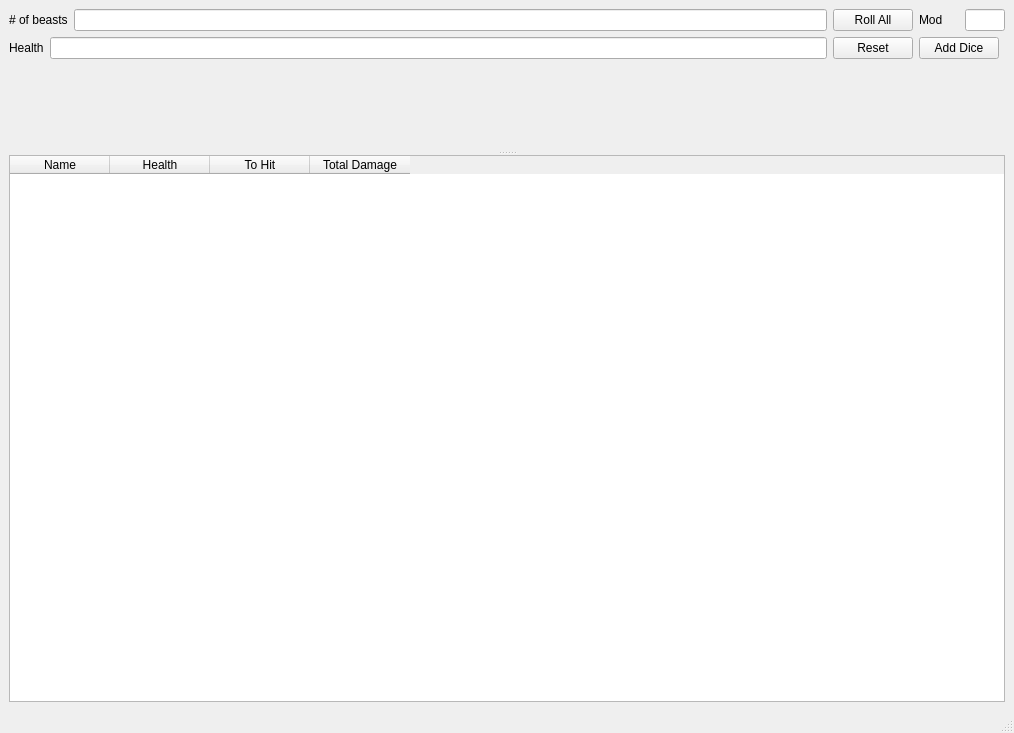
<?xml version="1.0" encoding="UTF-8"?>
<ui version="4.0">
 <class>MainWindow</class>
 <widget class="QMainWindow" name="MainWindow">
  <property name="geometry">
   <rect>
    <x>0</x>
    <y>0</y>
    <width>1014</width>
    <height>733</height>
   </rect>
  </property>
  <property name="windowTitle">
   <string>MainWindow</string>
  </property>
  <widget class="QWidget" name="centralwidget">
   <layout class="QGridLayout" name="gridLayout_2">
    <item row="0" column="0">
     <widget class="QSplitter" name="splitter">
      <property name="orientation">
       <enum>Qt::Vertical</enum>
      </property>
      <widget class="QWidget" name="">
       <layout class="QHBoxLayout" name="horizontalLayout_5">
        <item>
         <layout class="QVBoxLayout" name="spacerCont">
          <item>
           <layout class="QGridLayout" name="gridLayout">
            <property name="sizeConstraint">
             <enum>QLayout::SetDefaultConstraint</enum>
            </property>
            <item row="0" column="0">
             <layout class="QVBoxLayout" name="verticalLayout">
              <item>
               <layout class="QHBoxLayout" name="horizontalLayout">
                <item>
                 <widget class="QLabel" name="nBeasts">
                  <property name="text">
                   <string># of beasts</string>
                  </property>
                 </widget>
                </item>
                <item>
                 <widget class="QLineEdit" name="nBeastsIn"/>
                </item>
               </layout>
              </item>
              <item>
               <layout class="QHBoxLayout" name="horizontalLayout_2">
                <item>
                 <widget class="QLabel" name="health">
                  <property name="text">
                   <string>Health</string>
                  </property>
                 </widget>
                </item>
                <item>
                 <widget class="QLineEdit" name="healthIn"/>
                </item>
               </layout>
              </item>
             </layout>
            </item>
            <item row="0" column="1">
             <layout class="QVBoxLayout" name="verticalLayout_2">
              <item>
               <widget class="QPushButton" name="rollAll">
                <property name="text">
                 <string>Roll All</string>
                </property>
               </widget>
              </item>
              <item>
               <widget class="QPushButton" name="reset">
                <property name="text">
                 <string>Reset</string>
                </property>
               </widget>
              </item>
             </layout>
            </item>
            <item row="0" column="2">
             <layout class="QVBoxLayout" name="verticalLayout_3">
              <item>
               <layout class="QHBoxLayout" name="horizontalLayout_3">
                <item>
                 <widget class="QLabel" name="label">
                  <property name="maximumSize">
                   <size>
                    <width>40</width>
                    <height>16777215</height>
                   </size>
                  </property>
                  <property name="text">
                   <string>Mod</string>
                  </property>
                 </widget>
                </item>
                <item>
                 <widget class="QLineEdit" name="toHitMod">
                  <property name="maximumSize">
                   <size>
                    <width>40</width>
                    <height>16777215</height>
                   </size>
                  </property>
                  <property name="text">
                   <string/>
                  </property>
                 </widget>
                </item>
               </layout>
              </item>
              <item>
               <widget class="QPushButton" name="addDice">
                <property name="maximumSize">
                 <size>
                  <width>80</width>
                  <height>16777215</height>
                 </size>
                </property>
                <property name="text">
                 <string>Add Dice</string>
                </property>
               </widget>
              </item>
             </layout>
            </item>
           </layout>
          </item>
          <item>
           <spacer name="verticalSpacer">
            <property name="orientation">
             <enum>Qt::Vertical</enum>
            </property>
            <property name="sizeHint" stdset="0">
             <size>
              <width>20</width>
              <height>0</height>
             </size>
            </property>
           </spacer>
          </item>
         </layout>
        </item>
        <item>
         <layout class="QVBoxLayout" name="diceContainer"/>
        </item>
       </layout>
      </widget>
      <widget class="QTableWidget" name="tableWidget">
       <column>
        <property name="text">
         <string>Name</string>
        </property>
       </column>
       <column>
        <property name="text">
         <string>Health</string>
        </property>
       </column>
       <column>
        <property name="text">
         <string>To Hit</string>
        </property>
       </column>
       <column>
        <property name="text">
         <string>Total Damage</string>
        </property>
       </column>
      </widget>
     </widget>
    </item>
   </layout>
  </widget>
  <widget class="QMenuBar" name="menubar">
   <property name="geometry">
    <rect>
     <x>0</x>
     <y>0</y>
     <width>1014</width>
     <height>22</height>
    </rect>
   </property>
  </widget>
  <widget class="QStatusBar" name="statusbar"/>
 </widget>
 <resources/>
 <connections/>
</ui>
